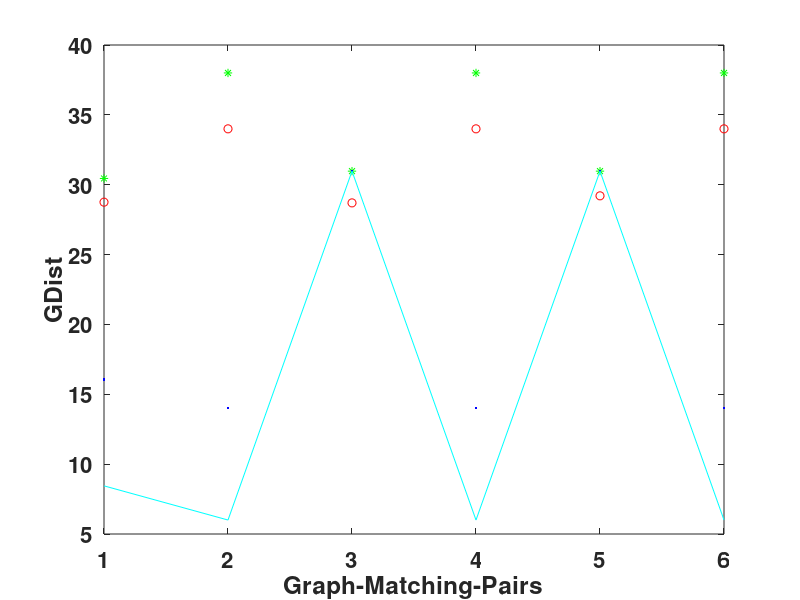

Write MATLAB code to recreate this figure.
%.
%August 15, 2013.
%August 12, 2013. 12:06 AM.
%Nagesh Adluru.
%Recording the Gdist from the other algorithms (Umeyama, QCV, RANK, PATH).
%Results are located in
%/home/adluru/Writing/IJCV2012/RevisionMaterial/SyntheticExperiments/graphm-0.52/test
%/home/adluru/Writing/IJCV2012/RevisionMaterial/SyntheticExperiments/graphm-0.52/test_simple
%/home/adluru/Writing/IJCV2012/RevisionMaterial/SyntheticExperiments/graphm-0.52/test_qap

clear all;
close all;

%Alpha=0
U_GD=zeros(6,1);
RANK_GD=zeros(6,1);
QCV_GD=zeros(6,1);
PATH_GD=zeros(6,1);
i=1;U_GD(i)=2.875058e+01;RANK_GD(i)=3.044857e+01;QCV_GD(i)=1.604798e+01;PATH_GD(i)=8.446076e+00;%test,alpha=0
i=2;U_GD(i)=3.400000e+01;RANK_GD(i)=3.800000e+01;QCV_GD(i)=1.400000e+01;PATH_GD(i)=6.000000e+00;%test_simple,alpha=0
i=3;U_GD(i)=2.869986e+01;RANK_GD(i)=3.097155e+01;QCV_GD(i)=3.097155e+01;PATH_GD(i)=3.097155e+01;%test,alpha=0.5
i=4;U_GD(i)=3.400000e+01;RANK_GD(i)=3.800000e+01;QCV_GD(i)=1.400000e+01;PATH_GD(i)=6.000000e+00;%test_simple,alpha=0.5
i=5;U_GD(i)=2.920463e+01;RANK_GD(i)=3.097155e+01;QCV_GD(i)=3.097155e+01;PATH_GD(i)=3.097155e+01;%test,alpha=1.0
i=6;U_GD(i)=3.400000e+01;RANK_GD(i)=3.800000e+01;QCV_GD(i)=1.400000e+01;PATH_GD(i)=6.000000e+00;%test_simple,alpha=1.0

save('Other_Algo_GDists_2x3.mat','U_GD','RANK_GD','QCV_GD','PATH_GD');
figure(1);clf(1);
plot(U_GD,'ro');hold on;plot(RANK_GD,'g*');plot(QCV_GD,'b.');plot(PATH_GD,'c');
set(gcf,'color','w');set(gca,'fontweight','b','fontsize',16);
xlabel('Graph-Matching-Pairs');ylabel('GDist');